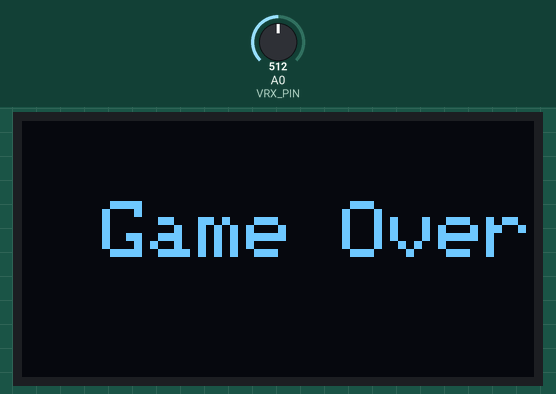
Simulated run of this sketch. Board: Arduino Uno, built with avr-gcc and run on an emulated ATmega328P. On the bench: 128×64 one-colour display. The inputs (shaded band) are chosen by the test bench; at power-on: A0 (VRX_PIN) = 512.

Above: at 1.2 s.
1.3 s: A0 (VRX_PIN) set to 635
At 3.05 s:
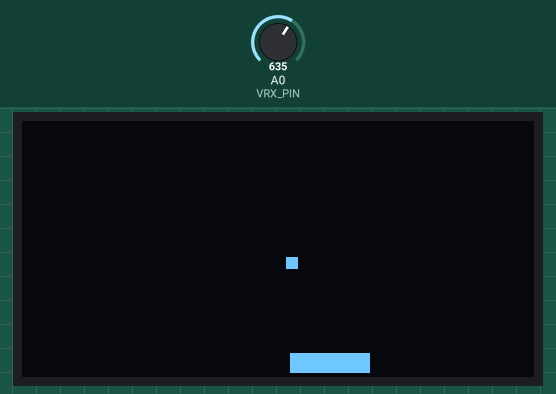
4.3 s: A0 (VRX_PIN) set to 660
At 6.04 s:
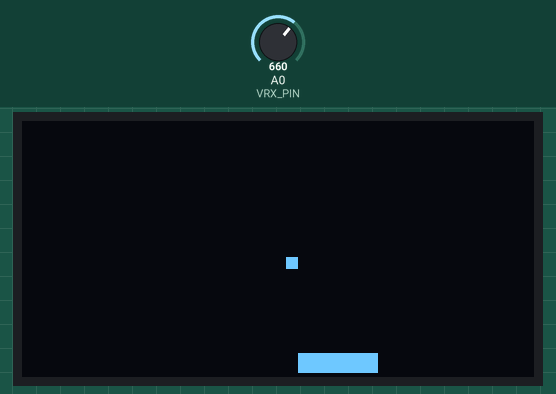
7.3 s: A0 (VRX_PIN) set to 716
At 7.34 s:
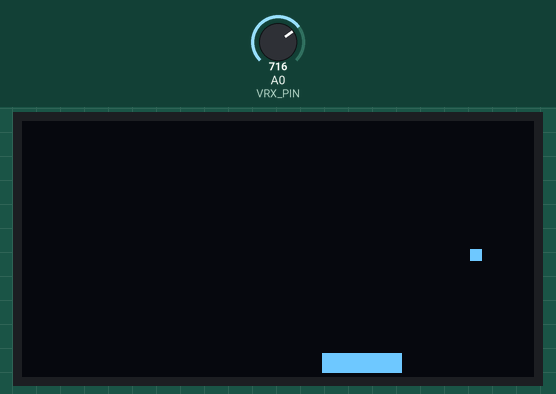

The sketch:

ping_pong.ino
```cpp
#include <Wire.h>
#include <Adafruit_GFX.h>
#include <Adafruit_SSD1306.h>

#define SCREEN_WIDTH 128 // OLED display width, in pixels
#define SCREEN_HEIGHT 64 // OLED display height, in pixels

#define OLED_RESET    -1 // Reset pin # (or -1 if sharing Arduino reset pin)
Adafruit_SSD1306 display(SCREEN_WIDTH, SCREEN_HEIGHT, &Wire, OLED_RESET);

#define VRX_PIN A0
#define VRY_PIN A1
#define SW_PIN 2

int paddleWidth = 20;
int paddleHeight = 5;
int paddleX = (SCREEN_WIDTH - paddleWidth) / 2;
int paddleY = SCREEN_HEIGHT - paddleHeight - 1;
int ballX = SCREEN_WIDTH / 2;
int ballY = SCREEN_HEIGHT / 2;
int ballSize = 3;
int ballSpeedX = 2;
int ballSpeedY = 2;

void setup() {
  Serial.begin(9600);
  if (!display.begin(SSD1306_SWITCHCAPVCC, 0x3C)) {
    Serial.println(F("SSD1306 allocation failed"));
    for (;;);
  }

  pinMode(SW_PIN, INPUT_PULLUP);
  display.clearDisplay();
}

void loop() {
  int xValue = analogRead(VRX_PIN);
  paddleX = map(xValue, 0, 1023, 0, SCREEN_WIDTH - paddleWidth);

  ballX += ballSpeedX;
  ballY += ballSpeedY;

  if (ballX <= 0 || ballX >= SCREEN_WIDTH - ballSize) {
    ballSpeedX = -ballSpeedX;
  }
  if (ballY <= 0) {
    ballSpeedY = -ballSpeedY;
  }

  if (ballY >= paddleY - ballSize && ballX >= paddleX && ballX <= paddleX + paddleWidth) {
    ballSpeedY = -ballSpeedY;
  }

  if (ballY > SCREEN_HEIGHT) {
    display.clearDisplay();
    display.setTextSize(2);
    display.setTextColor(SSD1306_WHITE);
    display.setCursor(20, 20);
    display.println("Game Over");
    display.display();
    delay(2000);
    ballX = SCREEN_WIDTH / 2;
    ballY = SCREEN_HEIGHT / 2;
    ballSpeedX = 2;
    ballSpeedY = 2;
  }

  display.clearDisplay();
  display.fillRect(paddleX, paddleY, paddleWidth, paddleHeight, SSD1306_WHITE);
  display.fillRect(ballX, ballY, ballSize, ballSize, SSD1306_WHITE);
  display.display();
  delay(30);
}
```
